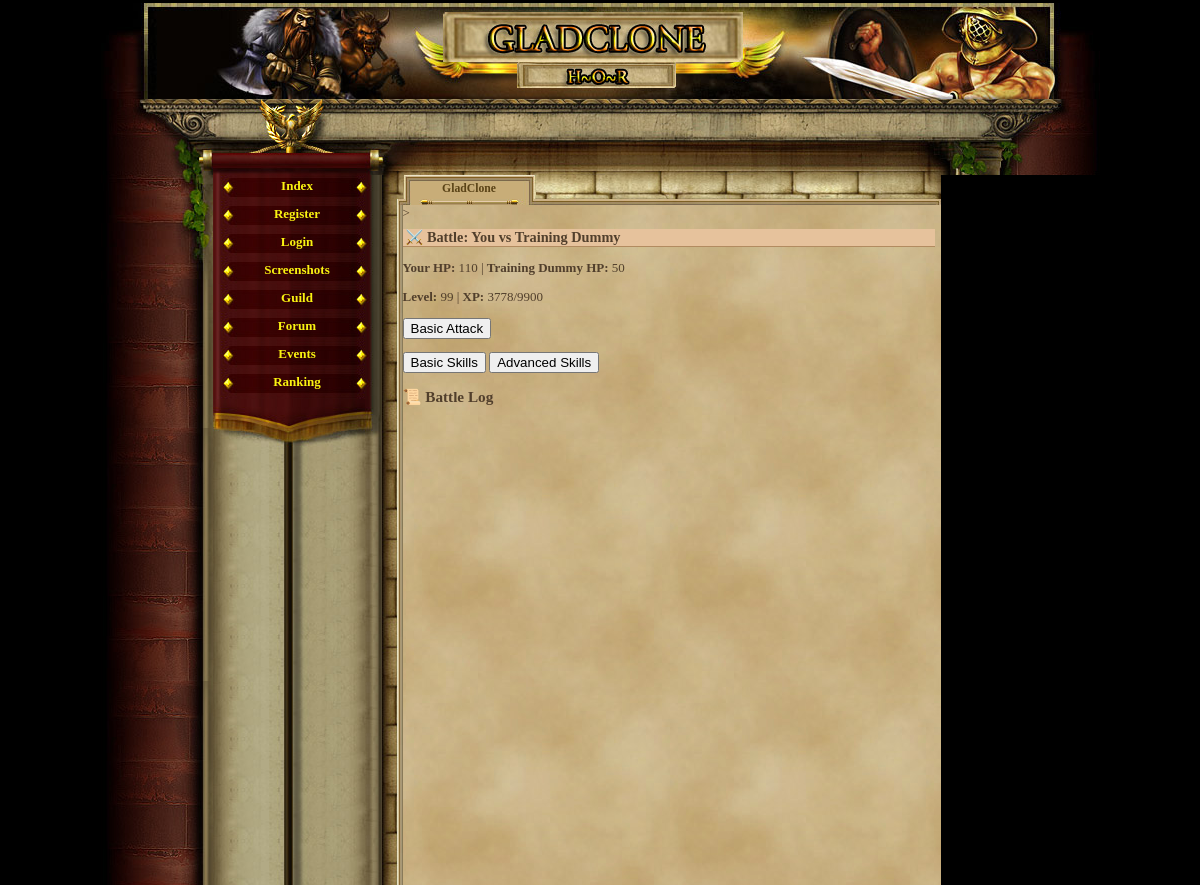
/battle.php (signed in), run on an earlier commit of the app's database.
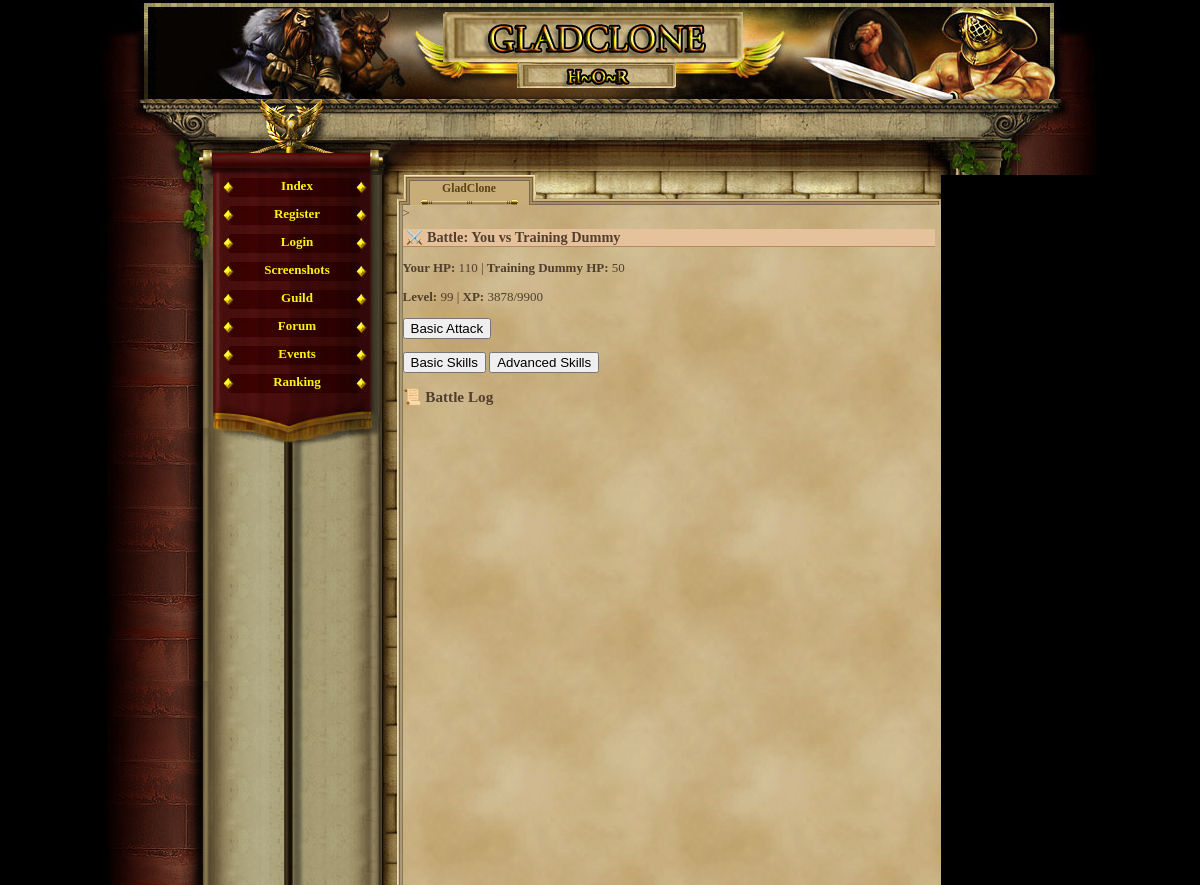
And on a later commit of the database.
### tables this page shows
CREATE TABLE `gracze` (
  `id` int(11) NOT NULL AUTO_INCREMENT,
  `gracz` int(11) NOT NULL DEFAULT '0',
  `login` varchar(24) NOT NULL,
  `haslo` varchar(40) NOT NULL,
  `email` varchar(40) NOT NULL,
  `plec` tinyint(4) NOT NULL DEFAULT '0',
  `avatar` tinyint(4) NOT NULL DEFAULT '1',
  `pregunta` text NOT NULL,
  `respuesta` text NOT NULL,
  `rank` int(1) NOT NULL DEFAULT '1',
  `nivel` int(1) NOT NULL DEFAULT '1',
  `exp` int(1) NOT NULL DEFAULT '0',
  `exp_max` int(1) NOT NULL DEFAULT '10',
  `honor` int(1) NOT NULL DEFAULT '0',
  `fama` int(1) NOT NULL DEFAULT '0',
  `victorias` int(1) NOT NULL DEFAULT '0',
  `perdidas` int(1) NOT NULL DEFAULT '0',
  `oro_robado` int(1) NOT NULL DEFAULT '0',
  `oro_perdido` int(1) NOT NULL DEFAULT '0',
  `atak` int(5) NOT NULL DEFAULT '0',
  `obrona` int(3) NOT NULL DEFAULT '0',
  `sila` int(1) NOT NULL DEFAULT '5',
  `sila_i` int(1) NOT NULL DEFAULT '0',
  `sila_max` int(1) NOT NULL DEFAULT '10',
  `zrecznosc` int(1) NOT NULL DEFAULT '5',
  `zrecznosc_i` int(1) NOT NULL DEFAULT '0',
  `zrecznosc_max` int(1) NOT NULL DEFAULT '10',
  `wyrzymalosc` int(1) NOT NULL DEFAULT '5',
  `wyrzymalosc_i` int(1) NOT NULL DEFAULT '0',
  `wyrzymalosc_max` int(1) NOT NULL DEFAULT '10',
  `constitucion` int(1) NOT NULL DEFAULT '5',
  `constitucion_i` int(1) NOT NULL DEFAULT '0',
  `constitucion_max` int(1) NOT NULL DEFAULT '10',
  `carisma` int(1) NOT NULL DEFAULT '5',
  `carisma_i` int(1) NOT NULL DEFAULT '0',
  `carisma_max` int(1) NOT NULL DEFAULT '10',
  `inteligencja` int(1) NOT NULL DEFAULT '5',
  `inteligencja_i` int(1) NOT NULL DEFAULT '0',
  `inteligencja_max` int(1) NOT NULL DEFAULT '10',
  `mdchance` int(1) NOT NULL DEFAULT '0',
  `dhchance` int(1) NOT NULL DEFAULT '0',
  `ctchance` int(1) NOT NULL DEFAULT '0',
  `zycie` int(100) NOT NULL DEFAULT '100',
  `zycie_max` int(100) NOT NULL DEFAULT '100',
  `obrazenia_min` int(1) NOT NULL DEFAULT '0',
  `obrazenia_max` int(3) NOT NULL DEFAULT '2',
  `zloto` int(100) NOT NULL DEFAULT '150',
  `zloto_skarbiec` int(11) NOT NULL,
  `punkty` int(11) NOT NULL,
  `pracuje` int(11) NOT NULL,
  `ostatnia_walka_pvp` int(11) NOT NULL,
  `ostatnia_walka_pvc` int(11) NOT NULL,
  `ostatnio_zregenerowano` int(11) NOT NULL,
  `titulo` varchar(24) NOT NULL DEFAULT 'Newbie',
  `arena_level` int(11) NOT NULL,
  `rubies` int(11) NOT NULL DEFAULT '0',
  `centurion_time` int(11) NOT NULL,
  `reportes` int(1) NOT NULL DEFAULT '0',
  `mensajes` int(1) NOT NULL DEFAULT '0',
  `noticias` int(1) NOT NULL DEFAULT '0',
  `bendicion1_type` int(11) NOT NULL,
  `bendicion1_time` int(11) NOT NULL,
  `bendicion2_type` int(11) NOT NULL,
  `bendicion2_time` int(11) NOT NULL,
  `bendicion3_type` int(11) NOT NULL,
  `bendicion3_time` int(11) NOT NULL,
  `bendicion4_type` int(11) NOT NULL,
  `bendicion4_time` int(11) NOT NULL,
  `ostatnia_aktywnosc` int(11) NOT NULL DEFAULT '0',
  `username_locked` tinyint(1) NOT NULL DEFAULT '0',
  `lock_login` tinyint(1) NOT NULL DEFAULT '0',
  PRIMARY KEY (`id`),
  UNIQUE KEY `login` (`login`)
);

### battle.php (the view, shortened to what this page needs)
<?php
require_once('var/ustawienia.php');
require_once('gora_strony.php');
require_once('menu_l.php');
$player_id = $_SESSION['id'];
$stmt = $conn->prepare("SELECT * FROM gracze WHERE id = ?");
$stmt->bind_param("i", $player_id);
$stmt->execute();
$result = $stmt->get_result();
$player = $result->fetch_assoc();
$enemy_pool = [
    ['name' => 'Training Dummy', 'hp' => 50, 'min_dmg' => 0, 'max_dmg' => 5],
    ['name' => 'Fire Imp', 'hp' => 55, 'min_dmg' => 3, 'max_dmg' => 8],
    ['name' => 'Skeleton Warrior', 'hp' => 70, 'min_dmg' => 5, 'max_dmg' => 12],
    ['name' => 'Goblin Raider', 'hp' => 60, 'min_dmg' => 4, 'max_dmg' => 10],
    ['name' => 'Dark Sorcerer', 'hp' => 45, 'min_dmg' => 7, 'max_dmg' => 15],
];
if (!isset($_SESSION['enemy']) || !isset($_SESSION['battle_enemy_hp'])) {
    $enemy = $enemy_pool[array_rand($enemy_pool)];
} else {
    $enemy = $_SESSION['enemy'];
}
$player_hp = $_SESSION['battle_player_hp'];
$enemy_hp = $_SESSION['battle_enemy_hp'];
?>
>
<h2>⚔️ Battle: You vs <?= $enemy['name'] ?></h2>
<p><strong>Your HP:</strong> <?= $player_hp ?> | <strong><?= $enemy['name'] ?> HP:</strong> <?= $enemy_hp ?></p>
<p><strong>Level:</strong> <?= $player['nivel'] ?> | <strong>XP:</strong> <?= $player['exp'] ?>/<?= $player['nivel'] * 100 ?></p>
<?php if ($player_hp > 0 && $enemy_hp > 0): ?>
    <form method="post">
        <button type="submit" name="action" value="basic">Basic Attack</button>
    </form>
    <button onclick="showTab('basic')">Basic Skills</button>
    <button onclick="showTab('advanced')">Advanced Skills</button>
<?php elseif ($enemy_hp <= 0): ?>
    <h3>🎉 You defeated the <?= $enemy['name'] ?>!</h3>
    <form method="post"><button name="reset">Start New Battle</button></form>
    <a href="index.php">← Back</a>
<?php else: ?>
    <h3>💀 You were defeated.</h3>
    <form method="post"><button name="reset">Try Again</button></form>
    <a href="index.php">← Back</a>
<?php endif; ?>
<h3>📜 Battle Log</h3>

What changed in the data, as far as the page shows it:
changed gracze: exp "3778" → "3878"
